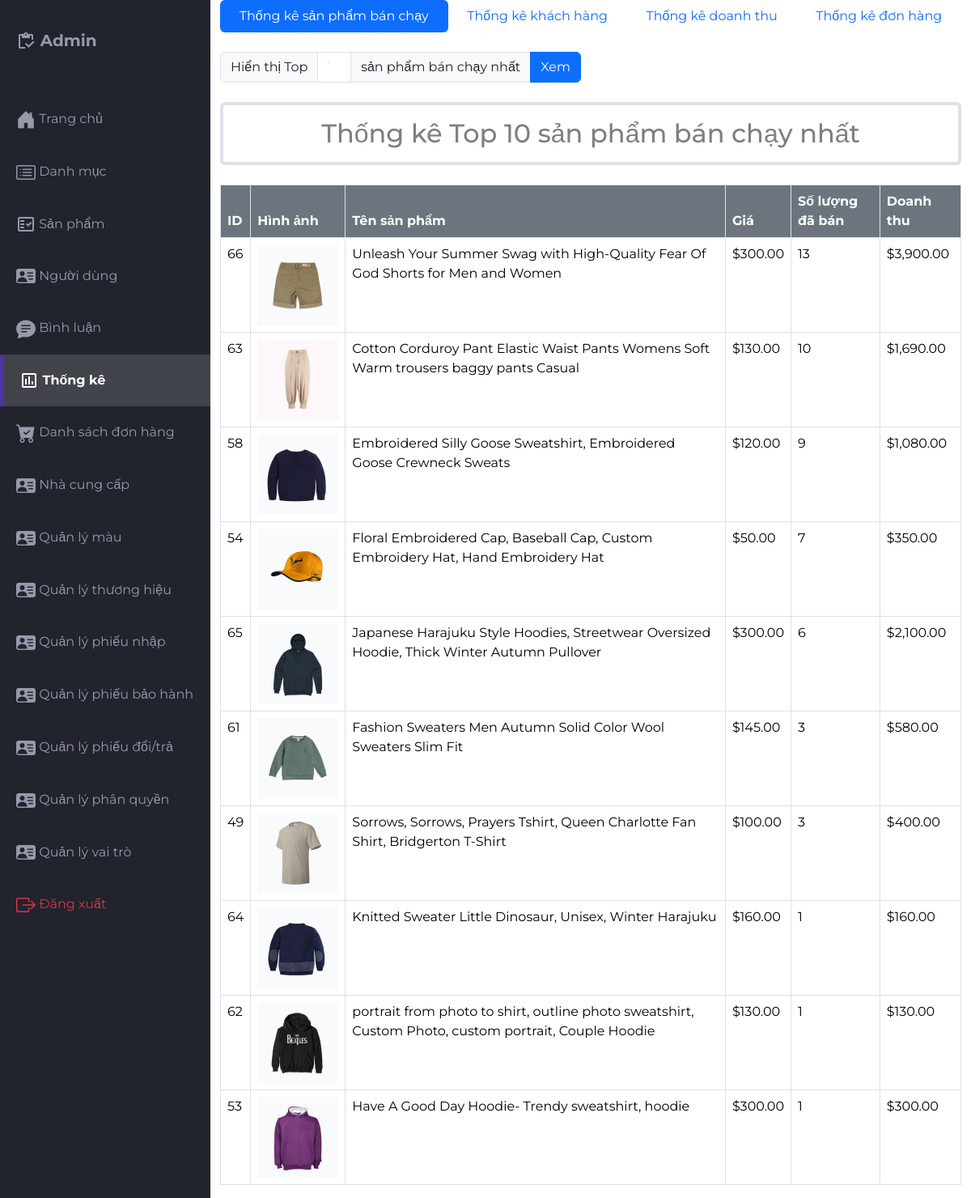
The app's page /src/Admin/indexadmin.php?act=thongke_sanpham (signed in) with its own data.
### tables this page shows
CREATE TABLE `products` (
  `pro_id` int(10) NOT NULL,
  `pro_name` varchar(255) NOT NULL,
  `pro_img` varchar(255) NOT NULL,
  `pro_price` float NOT NULL,
  `pro_desc` text NOT NULL,
  `pro_brand` varchar(55) NOT NULL,
  `pro_stock` int(11) NOT NULL,
  `cate_id` int(10) NOT NULL,
  `ncc_id` int(10) NOT NULL DEFAULT 1 COMMENT 'ID nhà cung cấp',
  `trangthai` int(1) NOT NULL,
  `pro_viewer` int(11) NOT NULL
);

### src/app/model/connectdb.php (called while the page is built, shortened)
<?php
function get_connect()
{
    try {
        $conn = new PDO("mysql:host=localhost;dbname=da1;charset=utf8", "root", "");
        $conn->setAttribute(PDO::ATTR_ERRMODE, PDO::ERRMODE_EXCEPTION);
        return $conn;
    } catch (Exception $e) {
        echo 'Kết nối thất bại: ' . $e->getMessage();
        return null;
    }
}
function pdo_queryall($sql)
{
    $thamso = array_slice(func_get_args(), 1);
    $conn = get_connect();
    try {
        $exe = $conn->prepare($sql);
        $exe->execute($thamso);
        return $exe->fetchAll(PDO::FETCH_ASSOC);
    } catch (Exception $e) {
        echo 'Thao tác thất bại: ' . $e->getMessage();
    } finally {
        unset($conn);
    }
}

### src/app/model/thongke.php (called while the page is built, shortened)
<?php
function thongke_sanpham_banchay($limit = 10, $bao_gom_da_huy = false)
{
    $where_huy = $bao_gom_da_huy ? "" : "WHERE `order`.order_trangthai != 'Đã hủy'";
    $sql = "SELECT
                products.pro_id,
                products.pro_name,
                products.pro_img,
                products.pro_price,
                COUNT(order_chitiet.pro_id) as so_luong_ban,
                SUM(order_chitiet.total_price) as doanh_thu
            FROM
                order_chitiet
            JOIN
                products ON products.pro_id = order_chitiet.pro_id
            JOIN
                `order` ON `order`.order_id = order_chitiet.order_id
            $where_huy
            GROUP BY
                products.pro_id, products.pro_name, products.pro_img, products.pro_price
            ORDER BY
                so_luong_ban DESC
            LIMIT $limit";
    return pdo_queryall($sql);
}

### src/Admin/Thongke/thongke_sanpham.php (the view, shortened to what this page needs)
<div class="container">
    <?php
    include 'menu_thongke.php';
    ?>
    <div class="row mb-4">
        <div class="col-md-6">
            <form action="indexadmin.php?act=thongke_sanpham" method="POST" class="d-flex">
                <div class="input-group">
                    <span class="input-group-text">Hiển thị Top</span>
                    <input type="number" class="form-control" name="top_limit" value="<?= $top_limit ?>" min="1"
                        max="100">
                    <span class="input-group-text">sản phẩm bán chạy nhất</span>
                    <button type="submit" class="btn btn-primary">Xem</button>
                </div>
            </form>
        </div>
    </div>
    <h2 class="border border-4 mb-4 text-black-50 p-3 text-center rounded">Thống kê Top <?= $top_limit ?> sản phẩm bán
        chạy nhất</h2>
    <div class="table-responsive">
        <table class="table table-bordered">
            <thead>
                <tr>
                    <th class="text-bg-secondary">ID</th>
                    <th class="text-bg-secondary">Hình ảnh</th>
                    <th class="text-bg-secondary">Tên sản phẩm</th>
                    <th class="text-bg-secondary">Giá</th>
                    <th class="text-bg-secondary">Số lượng đã bán</th>
                    <th class="text-bg-secondary">Doanh thu</th>
                </tr>
            </thead>
            <tbody>
                <?php
                foreach ($sp_banchay as $sp) {
                    extract($sp);
                ?>
                    <tr>
                        <td><?= $pro_id ?></td>
                        <td><img src="./sanpham/img/<?= $pro_img ?>" width="100" height="100" alt="<?= $pro_name ?>"></td>
                        <td><?= $pro_name ?></td>
                        <td>$<?= number_format($pro_price, 2) ?></td>
                        <td><?= $so_luong_ban ?></td>
                        <td>$<?= number_format($doanh_thu, 2) ?></td>
                    </tr>
                <?php } ?>
            </tbody>
        </table>
    </div>
</div>

### src/Admin/css/styles.css (style rules this page uses)
body { margin: 0; padding: 0; box-sizing: border-box; background-color: #e6e8ed; color: #666666; font-family: "Montserrat", sans-serif; }

### records on screen
products: pro_id "66", pro_img (picture), pro_name "Unleash Your Summer Swag with High-Quality Fear Of God Shorts for Men and Women", pro_price "300.00", so_luong_ban "13", doanh_thu "3,900.00"
products: pro_id "63", pro_img (picture), pro_name "Cotton Corduroy Pant Elastic Waist Pants Womens Soft Warm trousers baggy pants Casual", pro_price "130.00", so_luong_ban "10", doanh_thu "1,690.00"
products: pro_id "58", pro_img (picture), pro_name "Embroidered Silly Goose Sweatshirt, Embroidered Goose Crewneck Sweats", pro_price "120.00", so_luong_ban "9", doanh_thu "1,080.00"
products: pro_id "54", pro_img (picture), pro_name "Floral Embroidered Cap, Baseball Cap, Custom Embroidery Hat, Hand Embroidery Hat", pro_price "50.00", so_luong_ban "7", doanh_thu "350.00"
products: pro_id "65", pro_img (picture), pro_name "Japanese Harajuku Style Hoodies, Streetwear Oversized Hoodie, Thick Winter Autumn Pullover", pro_price "300.00", so_luong_ban "6", doanh_thu "2,100.00"
products: pro_id "61", pro_img (picture), pro_name "Fashion Sweaters Men Autumn Solid Color Wool Sweaters Slim Fit", pro_price "145.00", so_luong_ban "3", doanh_thu "580.00"
products: pro_id "49", pro_img (picture), pro_name "Sorrows, Sorrows, Prayers Tshirt, Queen Charlotte Fan Shirt, Bridgerton T-Shirt", pro_price "100.00", so_luong_ban "3", doanh_thu "400.00"
products: pro_id "64", pro_img (picture), pro_name "Knitted Sweater Little Dinosaur, Unisex, Winter Harajuku", pro_price "160.00", so_luong_ban "1", doanh_thu "160.00"
products: pro_id "62", pro_img (picture), pro_name "portrait from photo to shirt, outline photo sweatshirt, Custom Photo, custom portrait, Couple Hoodie", pro_price "130.00", so_luong_ban "1", doanh_thu "130.00"
products: pro_id "53", pro_img (picture), pro_name "Have A Good Day Hoodie- Trendy sweatshirt, hoodie", pro_price "300.00", so_luong_ban "1", doanh_thu "300.00"

### other values on screen
$top_limit "10"
